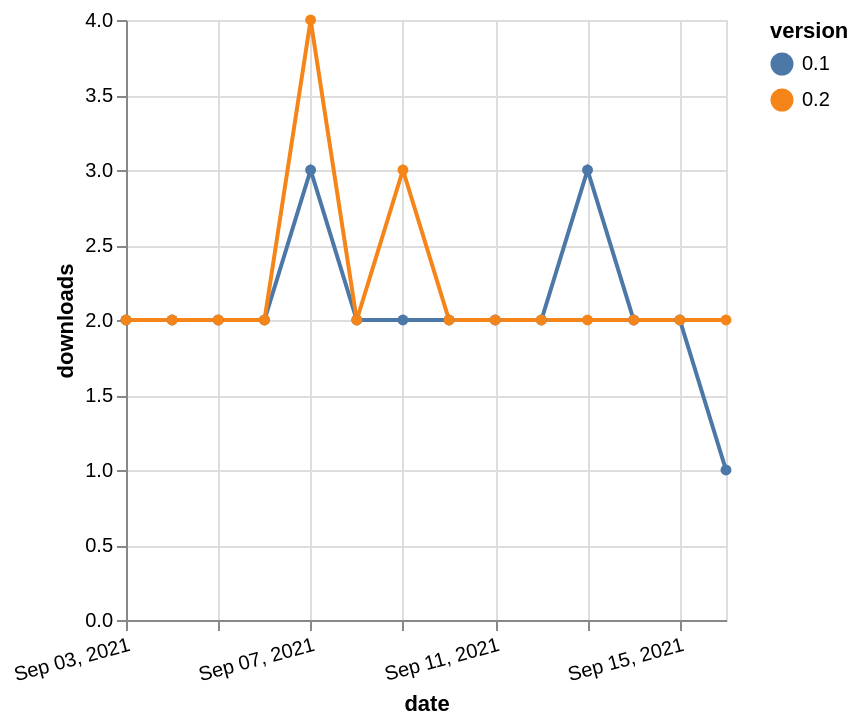

The Vega-Lite source for this figure:
### Vega-Lite specification from a JSON file in a GitHub repository (floating-point values rounded to 4 significant figures)
{"$schema": "https://vega.github.io/schema/vega-lite/v5.json", "description": "A simple bar chart with embedded data.", "data": {"values": [{"date": "2021-09-03", "total": 2308, "delta": 2, "version": "0.1"}, {"date": "2021-09-04", "total": 2310, "delta": 2, "version": "0.1"}, {"date": "2021-09-05", "total": 2312, "delta": 2, "version": "0.1"}, {"date": "2021-09-06", "total": 2314, "delta": 2, "version": "0.1"}, {"date": "2021-09-07", "total": 2317, "delta": 3, "version": "0.1"}, {"date": "2021-09-08", "total": 2319, "delta": 2, "version": "0.1"}, {"date": "2021-09-09", "total": 2321, "delta": 2, "version": "0.1"}, {"date": "2021-09-10", "total": 2323, "delta": 2, "version": "0.1"}, {"date": "2021-09-11", "total": 2325, "delta": 2, "version": "0.1"}, {"date": "2021-09-12", "total": 2327, "delta": 2, "version": "0.1"}, {"date": "2021-09-13", "total": 2330, "delta": 3, "version": "0.1"}, {"date": "2021-09-14", "total": 2332, "delta": 2, "version": "0.1"}, {"date": "2021-09-15", "total": 2334, "delta": 2, "version": "0.1"}, {"date": "2021-09-16", "total": 2335, "delta": 1, "version": "0.1"}, {"date": "2021-09-03", "total": 2605, "delta": 2, "version": "0.2"}, {"date": "2021-09-04", "total": 2607, "delta": 2, "version": "0.2"}, {"date": "2021-09-05", "total": 2609, "delta": 2, "version": "0.2"}, {"date": "2021-09-06", "total": 2611, "delta": 2, "version": "0.2"}, {"date": "2021-09-07", "total": 2615, "delta": 4, "version": "0.2"}, {"date": "2021-09-08", "total": 2617, "delta": 2, "version": "0.2"}, {"date": "2021-09-09", "total": 2620, "delta": 3, "version": "0.2"}, {"date": "2021-09-10", "total": 2622, "delta": 2, "version": "0.2"}, {"date": "2021-09-11", "total": 2624, "delta": 2, "version": "0.2"}, {"date": "2021-09-12", "total": 2626, "delta": 2, "version": "0.2"}, {"date": "2021-09-13", "total": 2628, "delta": 2, "version": "0.2"}, {"date": "2021-09-14", "total": 2630, "delta": 2, "version": "0.2"}, {"date": "2021-09-15", "total": 2632, "delta": 2, "version": "0.2"}, {"date": "2021-09-16", "total": 2634, "delta": 2, "version": "0.2"}]}, "width": "container", "mark": {"type": "line", "point": {"filled": true}}, "encoding": {"x": {"field": "date", "type": "temporal", "timeUnit": "yearmonthdate", "title": "date", "axis": {"labelAngle": -15}}, "y": {"field": "delta", "type": "quantitative", "title": "downloads"}, "color": {"field": "version", "type": "nominal"}, "tooltip": {"field": "delta"}}}
